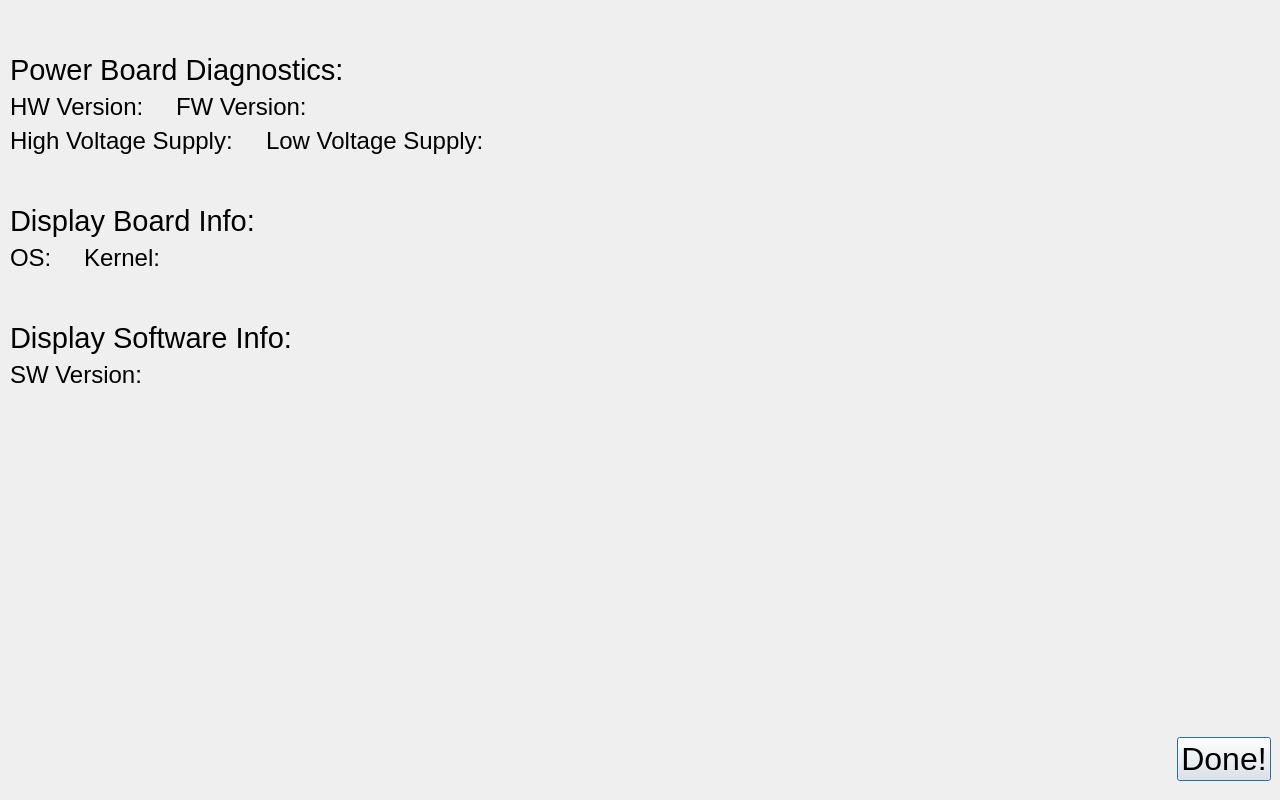
<?xml version="1.0" encoding="UTF-8"?>
<ui version="4.0">
 <class>DiagnosticsDialog</class>
 <widget class="QDialog" name="DiagnosticsDialog">
  <property name="geometry">
   <rect>
    <x>0</x>
    <y>0</y>
    <width>1280</width>
    <height>800</height>
   </rect>
  </property>
  <property name="sizePolicy">
   <sizepolicy hsizetype="Preferred" vsizetype="Preferred">
    <horstretch>0</horstretch>
    <verstretch>0</verstretch>
   </sizepolicy>
  </property>
  <property name="minimumSize">
   <size>
    <width>0</width>
    <height>0</height>
   </size>
  </property>
  <property name="windowTitle">
   <string>Dialog</string>
  </property>
  <property name="styleSheet">
   <string notr="true">QDialog {background-image: url(:/imag/resources/fondo_con_logo_1280x800.png)};</string>
  </property>
  <widget class="QWidget" name="verticalLayoutWidget">
   <property name="geometry">
    <rect>
     <x>10</x>
     <y>10</y>
     <width>1261</width>
     <height>771</height>
    </rect>
   </property>
   <layout class="QVBoxLayout" name="verticalLayout">
    <property name="sizeConstraint">
     <enum>QLayout::SetMinimumSize</enum>
    </property>
    <property name="topMargin">
     <number>0</number>
    </property>
    <property name="bottomMargin">
     <number>0</number>
    </property>
    <item>
     <layout class="QHBoxLayout" name="horizontalLayout_4">
      <item>
       <widget class="QLabel" name="label">
        <property name="font">
         <font>
          <pointsize>24</pointsize>
         </font>
        </property>
        <property name="text">
         <string/>
        </property>
       </widget>
      </item>
      <item>
       <spacer name="horizontalSpacer_3">
        <property name="orientation">
         <enum>Qt::Horizontal</enum>
        </property>
        <property name="sizeHint" stdset="0">
         <size>
          <width>40</width>
          <height>20</height>
         </size>
        </property>
       </spacer>
      </item>
     </layout>
    </item>
    <item>
     <layout class="QHBoxLayout" name="horizontalLayout">
      <property name="spacing">
       <number>6</number>
      </property>
      <property name="topMargin">
       <number>0</number>
      </property>
      <item>
       <widget class="QLabel" name="label_2">
        <property name="font">
         <font>
          <pointsize>22</pointsize>
         </font>
        </property>
        <property name="text">
         <string>Power Board Diagnostics:</string>
        </property>
       </widget>
      </item>
      <item>
       <spacer name="horizontalSpacer">
        <property name="orientation">
         <enum>Qt::Horizontal</enum>
        </property>
        <property name="sizeHint" stdset="0">
         <size>
          <width>40</width>
          <height>20</height>
         </size>
        </property>
       </spacer>
      </item>
     </layout>
    </item>
    <item>
     <layout class="QHBoxLayout" name="horizontalLayout_5">
      <item>
       <widget class="QLabel" name="label_3">
        <property name="font">
         <font>
          <pointsize>18</pointsize>
         </font>
        </property>
        <property name="acceptDrops">
         <bool>true</bool>
        </property>
        <property name="text">
         <string>HW Version: </string>
        </property>
       </widget>
      </item>
      <item>
       <widget class="QLabel" name="hardwareLabel">
        <property name="font">
         <font>
          <pointsize>18</pointsize>
         </font>
        </property>
        <property name="text">
         <string/>
        </property>
       </widget>
      </item>
      <item>
       <widget class="QLabel" name="label_5">
        <property name="font">
         <font>
          <pointsize>18</pointsize>
         </font>
        </property>
        <property name="text">
         <string>FW Version: </string>
        </property>
       </widget>
      </item>
      <item>
       <widget class="QLabel" name="firmwareLabel">
        <property name="font">
         <font>
          <pointsize>18</pointsize>
         </font>
        </property>
        <property name="text">
         <string/>
        </property>
       </widget>
      </item>
      <item>
       <spacer name="horizontalSpacer_2">
        <property name="orientation">
         <enum>Qt::Horizontal</enum>
        </property>
        <property name="sizeHint" stdset="0">
         <size>
          <width>40</width>
          <height>20</height>
         </size>
        </property>
       </spacer>
      </item>
     </layout>
    </item>
    <item>
     <layout class="QHBoxLayout" name="horizontalLayout_2">
      <property name="leftMargin">
       <number>0</number>
      </property>
      <item>
       <widget class="QLabel" name="label_4">
        <property name="font">
         <font>
          <pointsize>18</pointsize>
         </font>
        </property>
        <property name="text">
         <string>High Voltage Supply: </string>
        </property>
       </widget>
      </item>
      <item>
       <widget class="QLabel" name="highVLabel">
        <property name="font">
         <font>
          <pointsize>18</pointsize>
         </font>
        </property>
        <property name="text">
         <string/>
        </property>
       </widget>
      </item>
      <item>
       <widget class="QLabel" name="label_7">
        <property name="font">
         <font>
          <pointsize>18</pointsize>
         </font>
        </property>
        <property name="text">
         <string>Low Voltage Supply: </string>
        </property>
       </widget>
      </item>
      <item>
       <widget class="QLabel" name="lowVLabel">
        <property name="font">
         <font>
          <pointsize>18</pointsize>
         </font>
        </property>
        <property name="text">
         <string/>
        </property>
        <property name="margin">
         <number>0</number>
        </property>
       </widget>
      </item>
      <item>
       <spacer name="horizontalSpacer_4">
        <property name="orientation">
         <enum>Qt::Horizontal</enum>
        </property>
        <property name="sizeHint" stdset="0">
         <size>
          <width>40</width>
          <height>20</height>
         </size>
        </property>
       </spacer>
      </item>
     </layout>
    </item>
    <item>
     <layout class="QHBoxLayout" name="horizontalLayout_9">
      <item>
       <widget class="QLabel" name="label_9">
        <property name="font">
         <font>
          <pointsize>24</pointsize>
         </font>
        </property>
        <property name="text">
         <string/>
        </property>
       </widget>
      </item>
     </layout>
    </item>
    <item>
     <layout class="QHBoxLayout" name="horizontalLayout_8">
      <item>
       <widget class="QLabel" name="label_6">
        <property name="font">
         <font>
          <pointsize>22</pointsize>
         </font>
        </property>
        <property name="text">
         <string>Display Board Info:</string>
        </property>
       </widget>
      </item>
     </layout>
    </item>
    <item>
     <layout class="QHBoxLayout" name="horizontalLayout_7">
      <item>
       <widget class="QLabel" name="label_12">
        <property name="font">
         <font>
          <pointsize>18</pointsize>
         </font>
        </property>
        <property name="text">
         <string>OS: </string>
        </property>
       </widget>
      </item>
      <item>
       <widget class="QLabel" name="osLabel">
        <property name="font">
         <font>
          <pointsize>18</pointsize>
         </font>
        </property>
        <property name="text">
         <string/>
        </property>
       </widget>
      </item>
      <item>
       <widget class="QLabel" name="label_13">
        <property name="font">
         <font>
          <pointsize>18</pointsize>
         </font>
        </property>
        <property name="text">
         <string>Kernel: </string>
        </property>
       </widget>
      </item>
      <item>
       <widget class="QLabel" name="kernelLabel">
        <property name="font">
         <font>
          <pointsize>18</pointsize>
         </font>
        </property>
        <property name="text">
         <string/>
        </property>
       </widget>
      </item>
      <item>
       <spacer name="horizontalSpacer_5">
        <property name="orientation">
         <enum>Qt::Horizontal</enum>
        </property>
        <property name="sizeHint" stdset="0">
         <size>
          <width>40</width>
          <height>20</height>
         </size>
        </property>
       </spacer>
      </item>
     </layout>
    </item>
    <item>
     <layout class="QHBoxLayout" name="horizontalLayout_3">
      <item>
       <widget class="QLabel" name="label_10">
        <property name="font">
         <font>
          <pointsize>24</pointsize>
         </font>
        </property>
        <property name="text">
         <string/>
        </property>
       </widget>
      </item>
     </layout>
    </item>
    <item>
     <layout class="QHBoxLayout" name="horizontalLayout_6">
      <item>
       <widget class="QLabel" name="label_11">
        <property name="font">
         <font>
          <pointsize>22</pointsize>
         </font>
        </property>
        <property name="text">
         <string>Display Software Info:</string>
        </property>
       </widget>
      </item>
     </layout>
    </item>
    <item>
     <layout class="QHBoxLayout" name="horizontalLayout_10">
      <item>
       <widget class="QLabel" name="label_8">
        <property name="font">
         <font>
          <pointsize>18</pointsize>
         </font>
        </property>
        <property name="text">
         <string>SW Version: </string>
        </property>
       </widget>
      </item>
      <item>
       <widget class="QLabel" name="softLabel">
        <property name="font">
         <font>
          <pointsize>18</pointsize>
         </font>
        </property>
        <property name="text">
         <string/>
        </property>
       </widget>
      </item>
      <item>
       <spacer name="horizontalSpacer_6">
        <property name="orientation">
         <enum>Qt::Horizontal</enum>
        </property>
        <property name="sizeHint" stdset="0">
         <size>
          <width>40</width>
          <height>20</height>
         </size>
        </property>
       </spacer>
      </item>
     </layout>
    </item>
    <item>
     <spacer name="verticalSpacer">
      <property name="orientation">
       <enum>Qt::Vertical</enum>
      </property>
      <property name="sizeHint" stdset="0">
       <size>
        <width>20</width>
        <height>40</height>
       </size>
      </property>
     </spacer>
    </item>
    <item>
     <layout class="QHBoxLayout" name="horizontalLayout_11">
      <item>
       <spacer name="horizontalSpacer_7">
        <property name="orientation">
         <enum>Qt::Horizontal</enum>
        </property>
        <property name="sizeHint" stdset="0">
         <size>
          <width>40</width>
          <height>20</height>
         </size>
        </property>
       </spacer>
      </item>
      <item>
       <widget class="QPushButton" name="doneButton">
        <property name="font">
         <font>
          <pointsize>24</pointsize>
         </font>
        </property>
        <property name="text">
         <string>Done!</string>
        </property>
       </widget>
      </item>
     </layout>
    </item>
   </layout>
  </widget>
 </widget>
 <resources>
  <include location="stretcher_res.qrc"/>
 </resources>
 <connections/>
</ui>
